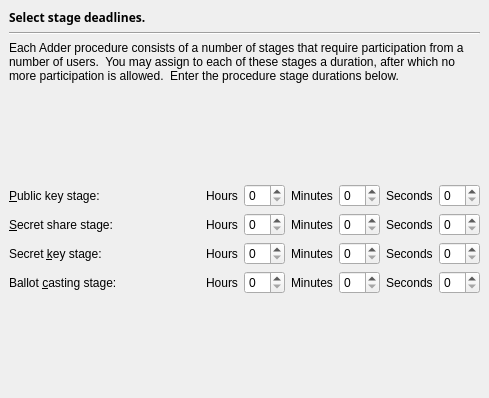
<ui version="4.0" >
 <author></author>
 <comment></comment>
 <exportmacro></exportmacro>
 <class>ProcWizardDeadlinesPage</class>
 <widget class="QWidget" name="ProcWizardDeadlinesPage" >
  <property name="geometry" >
   <rect>
    <x>0</x>
    <y>0</y>
    <width>489</width>
    <height>398</height>
   </rect>
  </property>
  <property name="windowTitle" >
   <string>Form</string>
  </property>
  <layout class="QGridLayout" >
   <property name="margin" >
    <number>9</number>
   </property>
   <property name="spacing" >
    <number>6</number>
   </property>
   <item row="0" column="0" >
    <widget class="QLabel" name="label_18" >
     <property name="text" >
      <string>&lt;html>&lt;head>&lt;meta name="qrichtext" content="1" />&lt;/head>&lt;body style=" white-space: pre-wrap; font-family:Sans Serif; font-size:9pt; font-weight:400; font-style:normal; text-decoration:none;">&lt;p style=" margin-top:0px; margin-bottom:0px; margin-left:0px; margin-right:0px; -qt-block-indent:0; text-indent:0px;">&lt;span style=" font-weight:600;">Select stage deadlines.&lt;/span>&lt;/p>&lt;/body>&lt;/html></string>
     </property>
    </widget>
   </item>
   <item row="1" column="0" colspan="2" >
    <widget class="Line" name="line" >
     <property name="orientation" >
      <enum>Qt::Horizontal</enum>
     </property>
    </widget>
   </item>
   <item row="5" column="1" >
    <spacer>
     <property name="orientation" >
      <enum>Qt::Vertical</enum>
     </property>
     <property name="sizeHint" >
      <size>
       <width>20</width>
       <height>91</height>
      </size>
     </property>
    </spacer>
   </item>
   <item row="2" column="0" colspan="2" >
    <widget class="QLabel" name="label_5" >
     <property name="text" >
      <string>Each Adder procedure consists of a number of stages that require participation from a number of users.  You may assign to each of these stages a duration, after which no more participation is allowed.  Enter the procedure stage durations below.</string>
     </property>
     <property name="wordWrap" >
      <bool>true</bool>
     </property>
    </widget>
   </item>
   <item row="3" column="1" >
    <spacer>
     <property name="orientation" >
      <enum>Qt::Vertical</enum>
     </property>
     <property name="sizeHint" >
      <size>
       <width>20</width>
       <height>91</height>
      </size>
     </property>
    </spacer>
   </item>
   <item row="4" column="0" colspan="2" >
    <layout class="QGridLayout" >
     <property name="margin" >
      <number>0</number>
     </property>
     <property name="spacing" >
      <number>6</number>
     </property>
     <item row="1" column="1" >
      <layout class="QHBoxLayout" >
       <property name="margin" >
        <number>0</number>
       </property>
       <property name="spacing" >
        <number>6</number>
       </property>
       <item>
        <widget class="QLabel" name="label_9" >
         <property name="text" >
          <string>Hours</string>
         </property>
        </widget>
       </item>
       <item>
        <widget class="QSpinBox" name="secsharehoursSpinBox" />
       </item>
       <item>
        <widget class="QLabel" name="label_10" >
         <property name="text" >
          <string>Minutes</string>
         </property>
        </widget>
       </item>
       <item>
        <widget class="QSpinBox" name="secshareminutesSpinBox" />
       </item>
       <item>
        <widget class="QLabel" name="label_11" >
         <property name="text" >
          <string>Seconds</string>
         </property>
        </widget>
       </item>
       <item>
        <widget class="QSpinBox" name="secsharesecondsSpinBox" />
       </item>
      </layout>
     </item>
     <item row="3" column="0" >
      <widget class="QLabel" name="label_4" >
       <property name="toolTip" >
        <string/>
       </property>
       <property name="whatsThis" >
        <string>&lt;html>&lt;head>&lt;meta name="qrichtext" content="1" />&lt;/head>&lt;body style=" white-space: pre-wrap; font-family:Sans Serif; font-size:9pt; font-weight:400; font-style:normal; text-decoration:none;">&lt;p style=" margin-top:0px; margin-bottom:0px; margin-left:0px; margin-right:0px; -qt-block-indent:0; text-indent:0px;">In this stage, users are permitted to log on and vote.&lt;/p>&lt;/body>&lt;/html></string>
       </property>
       <property name="text" >
        <string>Ballot &amp;casting stage:</string>
       </property>
       <property name="buddy" >
        <cstring>ballothoursSpinBox</cstring>
       </property>
      </widget>
     </item>
     <item row="0" column="0" >
      <widget class="QLabel" name="label" >
       <property name="whatsThis" >
        <string>&lt;html>&lt;head>&lt;meta name="qrichtext" content="1" />&lt;/head>&lt;body style=" white-space: pre-wrap; font-family:Sans Serif; font-size:9pt; font-weight:400; font-style:normal; text-decoration:none;">&lt;p style=" margin-top:0px; margin-bottom:0px; margin-left:0px; margin-right:0px; -qt-block-indent:0; text-indent:0px;">In this stage, authorities generate keypairs and submit their public keys.&lt;/p>&lt;/body>&lt;/html></string>
       </property>
       <property name="text" >
        <string>&amp;Public key stage:</string>
       </property>
       <property name="buddy" >
        <cstring>pubkeyhoursSpinBox</cstring>
       </property>
      </widget>
     </item>
     <item row="2" column="0" >
      <widget class="QLabel" name="label_3" >
       <property name="whatsThis" >
        <string>&lt;html>&lt;head>&lt;meta name="qrichtext" content="1" />&lt;/head>&lt;body style=" white-space: pre-wrap; font-family:Sans Serif; font-size:9pt; font-weight:400; font-style:normal; text-decoration:none;">&lt;p style=" margin-top:0px; margin-bottom:0px; margin-left:0px; margin-right:0px; -qt-block-indent:0; text-indent:0px;">In this stage, authorities retrieve secret share information from the server, and aggregate it to form their secret keys.&lt;/p>&lt;/body>&lt;/html></string>
       </property>
       <property name="text" >
        <string>Secret &amp;key stage:</string>
       </property>
       <property name="buddy" >
        <cstring>seckeyhoursSpinBox</cstring>
       </property>
      </widget>
     </item>
     <item row="3" column="1" >
      <layout class="QHBoxLayout" >
       <property name="margin" >
        <number>0</number>
       </property>
       <property name="spacing" >
        <number>6</number>
       </property>
       <item>
        <widget class="QLabel" name="label_15" >
         <property name="text" >
          <string>Hours</string>
         </property>
        </widget>
       </item>
       <item>
        <widget class="QSpinBox" name="ballothoursSpinBox" />
       </item>
       <item>
        <widget class="QLabel" name="label_16" >
         <property name="text" >
          <string>Minutes</string>
         </property>
        </widget>
       </item>
       <item>
        <widget class="QSpinBox" name="ballotminutesSpinBox" />
       </item>
       <item>
        <widget class="QLabel" name="label_17" >
         <property name="text" >
          <string>Seconds</string>
         </property>
        </widget>
       </item>
       <item>
        <widget class="QSpinBox" name="ballotsecondsSpinBox" />
       </item>
      </layout>
     </item>
     <item row="2" column="1" >
      <layout class="QHBoxLayout" >
       <property name="margin" >
        <number>0</number>
       </property>
       <property name="spacing" >
        <number>6</number>
       </property>
       <item>
        <widget class="QLabel" name="label_12" >
         <property name="text" >
          <string>Hours</string>
         </property>
        </widget>
       </item>
       <item>
        <widget class="QSpinBox" name="seckeyhoursSpinBox" />
       </item>
       <item>
        <widget class="QLabel" name="label_13" >
         <property name="text" >
          <string>Minutes</string>
         </property>
        </widget>
       </item>
       <item>
        <widget class="QSpinBox" name="seckeyminutesSpinBox" />
       </item>
       <item>
        <widget class="QLabel" name="label_14" >
         <property name="text" >
          <string>Seconds</string>
         </property>
        </widget>
       </item>
       <item>
        <widget class="QSpinBox" name="seckeysecondsSpinBox" />
       </item>
      </layout>
     </item>
     <item row="1" column="0" >
      <widget class="QLabel" name="label_2" >
       <property name="whatsThis" >
        <string>&lt;html>&lt;head>&lt;meta name="qrichtext" content="1" />&lt;/head>&lt;body style=" white-space: pre-wrap; font-family:Sans Serif; font-size:9pt; font-weight:400; font-style:normal; text-decoration:none;">&lt;p style=" margin-top:0px; margin-bottom:0px; margin-left:0px; margin-right:0px; -qt-block-indent:0; text-indent:0px;">In this stage, authorities generate secret share information, and submit it to the server.&lt;/p>&lt;/body>&lt;/html></string>
       </property>
       <property name="text" >
        <string>&amp;Secret share stage:</string>
       </property>
       <property name="buddy" >
        <cstring>secsharehoursSpinBox</cstring>
       </property>
      </widget>
     </item>
     <item row="0" column="1" >
      <layout class="QHBoxLayout" >
       <property name="margin" >
        <number>0</number>
       </property>
       <property name="spacing" >
        <number>6</number>
       </property>
       <item>
        <widget class="QLabel" name="label_6" >
         <property name="text" >
          <string>Hours</string>
         </property>
        </widget>
       </item>
       <item>
        <widget class="QSpinBox" name="pubkeyhoursSpinBox" >
         <property name="maximum" >
          <number>99</number>
         </property>
         <property name="minimum" >
          <number>0</number>
         </property>
         <property name="value" >
          <number>0</number>
         </property>
        </widget>
       </item>
       <item>
        <widget class="QLabel" name="label_7" >
         <property name="text" >
          <string>Minutes</string>
         </property>
        </widget>
       </item>
       <item>
        <widget class="QSpinBox" name="pubkeyminutesSpinBox" />
       </item>
       <item>
        <widget class="QLabel" name="label_8" >
         <property name="text" >
          <string>Seconds</string>
         </property>
        </widget>
       </item>
       <item>
        <widget class="QSpinBox" name="pubkeysecondsSpinBox" />
       </item>
      </layout>
     </item>
    </layout>
   </item>
  </layout>
 </widget>
 <pixmapfunction></pixmapfunction>
 <tabstops>
  <tabstop>pubkeyhoursSpinBox</tabstop>
  <tabstop>pubkeyminutesSpinBox</tabstop>
  <tabstop>pubkeysecondsSpinBox</tabstop>
  <tabstop>secsharehoursSpinBox</tabstop>
  <tabstop>secshareminutesSpinBox</tabstop>
  <tabstop>secsharesecondsSpinBox</tabstop>
  <tabstop>seckeyhoursSpinBox</tabstop>
  <tabstop>seckeyminutesSpinBox</tabstop>
  <tabstop>seckeysecondsSpinBox</tabstop>
  <tabstop>ballothoursSpinBox</tabstop>
  <tabstop>ballotminutesSpinBox</tabstop>
  <tabstop>ballotsecondsSpinBox</tabstop>
 </tabstops>
 <resources/>
 <connections/>
</ui>
